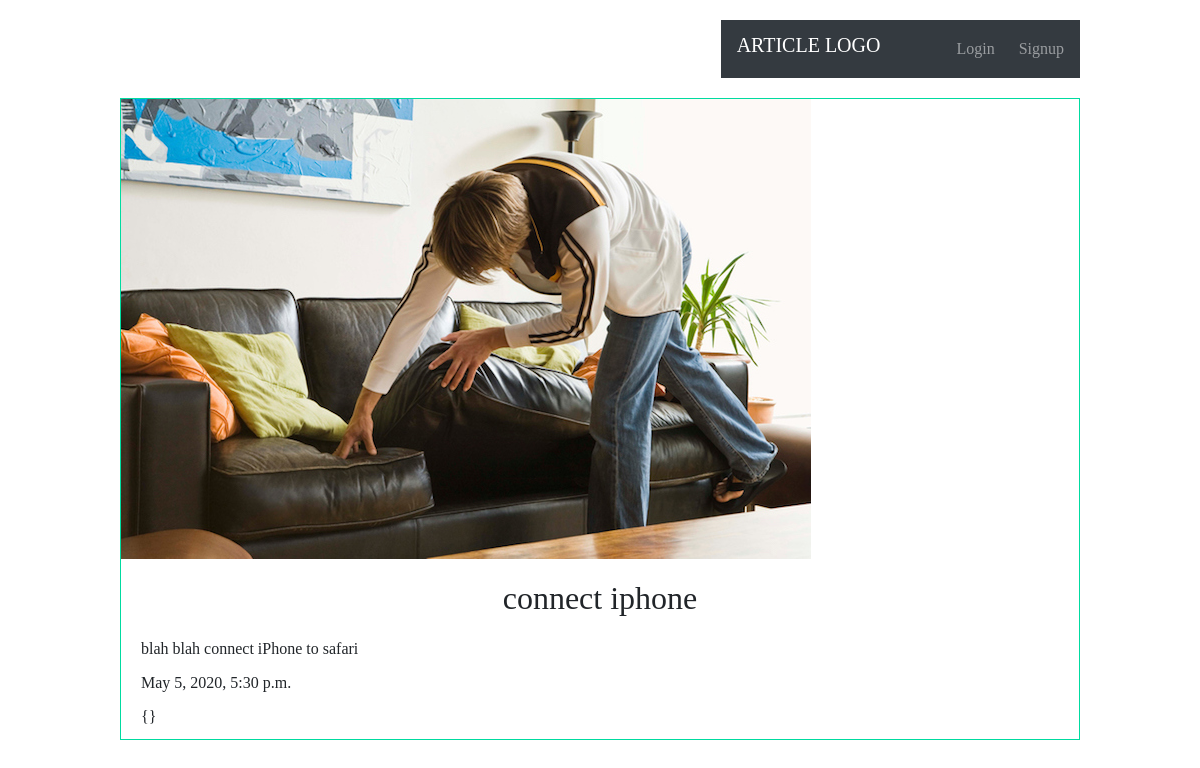
The page /articles/connect-iphone on the database its author committed.
### articles/models.py (models this page shows, shortened)
class Article(models.Model):
    title = models.CharField(max_length=100)
    slug = models.SlugField(max_length=300, default="")
    body = models.TextField(max_length=3000, default="")
    date = models.DateTimeField(auto_now_add=True)
    thumb = models.ImageField(default='walk.jpg', blank=True)
    author = models.ForeignKey(User, default=None, on_delete=models.CASCADE)
    attrs = JSONField(default=first)

### articles/views.py (the view)
def articleDetail(request,slug):
    article = Article.objects.get(slug=slug)
    return render(request, 'articles/article_detail.html', {'article': article})

### articles/templates/articles/article_detail.html
{% extends 'base_layout.html'%}
{% block content %}
    <div class="article-detail">
        <div class="article">
            <img src="{{ article.thumb.url }}" alt="typing"/>
            <h2>{{article.title}}</h2>
            <p>{{article.body}}</p>
            <p>{{article.date}}</p>
            <p>{{article.attrs}}</p>
        </div>
    </div>
{% endblock%}

### assets/styles.css (style rules this page uses)
body { background-color: #0f121f; background-image: url(/static/map-image.png); background-position-y: no-repeat; color: #fff; }
body * { font-family: Ubuntu; }
h1, h2, h3, h4, h5 { font-weight: normal; margin: 0; }
.article { padding: 10px; border: 1px solid #00dba0; position: relative; padding-bottom: 40px; }
.article h2 { font-size: 1.2em; }
.article-detail .article { padding: 0; }
.article-detail .article img { max-width: 100%; }
.article-detail .article h2 { text-align: center; margin: 20px auto; font-size: 2em }
.article-detail .article p { margin: 10px 20px }

### rows shown on the page
Article: thumb (picture), title "connect iphone", body "blah blah connect iPhone to safari", date "May 5, 2020, 5:30 p.m.", attrs "{}"
